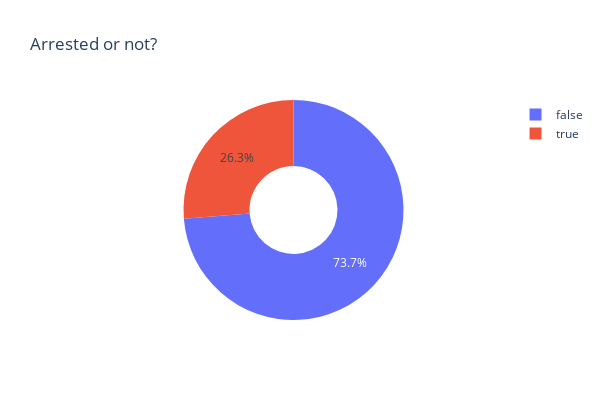

Here is the notebook cell this chart was saved with:
### Code cell
fig = px.pie(arrest, values='Arrest', names='index', title='Arrested or not?',
             width=600, height=400, hole=0.4)

fig.show()

### Figure 1 — Plotly figure (JSON) as saved in the notebook; plotly's stock layout.template omitted (floating-point values rounded to 4 significant figures)
{"data": [{"domain": {"x": [0, 1], "y": [0, 1]}, "hole": 0.4, "hovertemplate": "index=%{label}<br>Arrest=%{value}<extra></extra>", "labels": [false, true], "legendgroup": "", "name": "", "showlegend": true, "type": "pie", "values": [5684368, 2024911]}], "layout": {"height": 400, "legend": {"tracegroupgap": 0}, "title": {"text": "Arrested or not?"}, "width": 600}}
